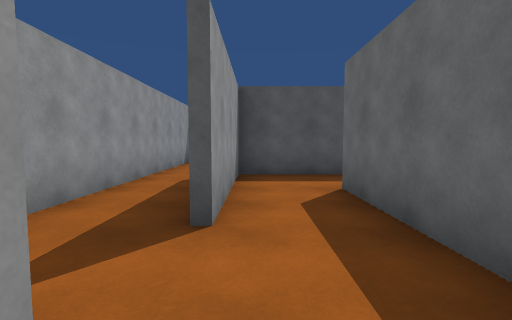
view 1 (above)

20 first-person views from a walk through a scene from a Unity 3-D project. The camera is 1.4 m above the floor, tilts 4° down and sees 85° across. The floor is counted in squares, 1.8 m on a side. Each view is taken from the middle of a square. On the plan, view 1 faces up. The plan holds only what a view shows up to about 10 squares ahead; the rest is blank. The place goes on beyond the plan. The player character is not drawn.

view 2
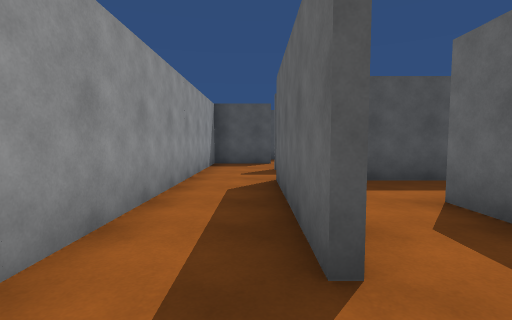

view 3
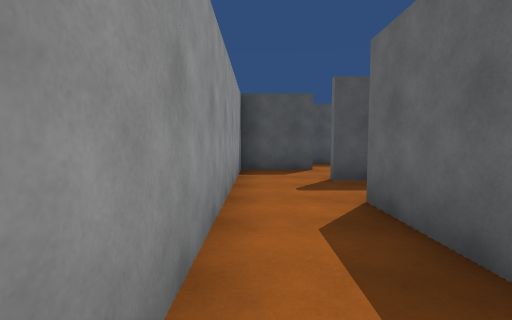

view 4
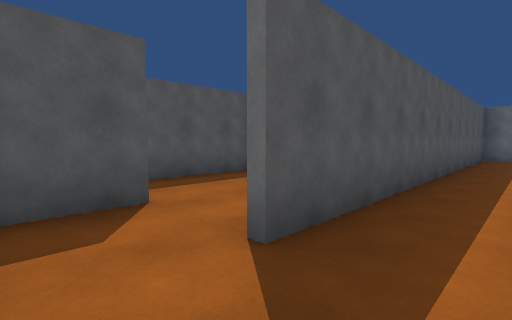

view 5
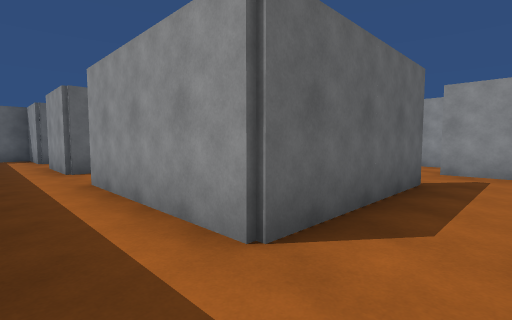

view 6
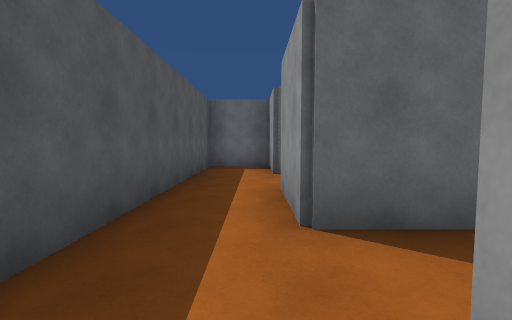

view 7
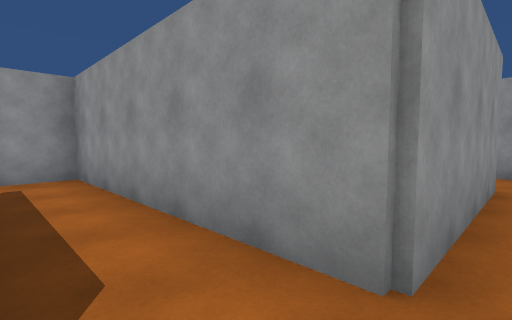

view 8
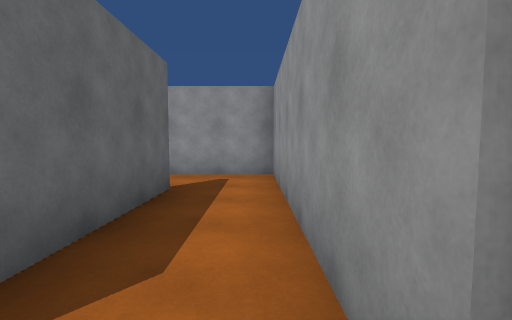

view 9
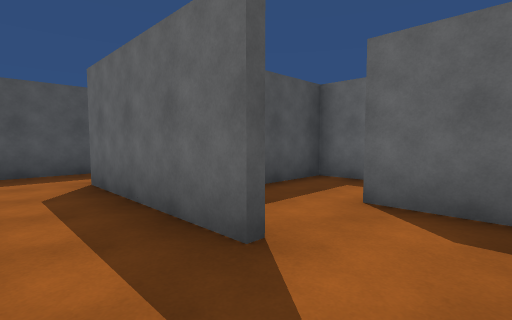

view 10
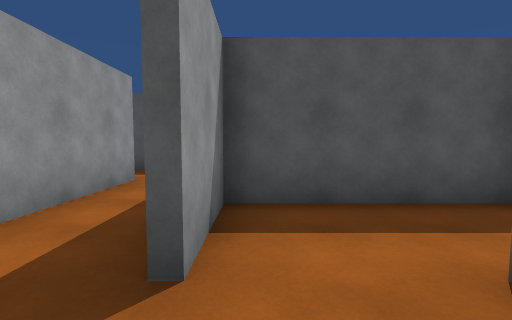

view 11
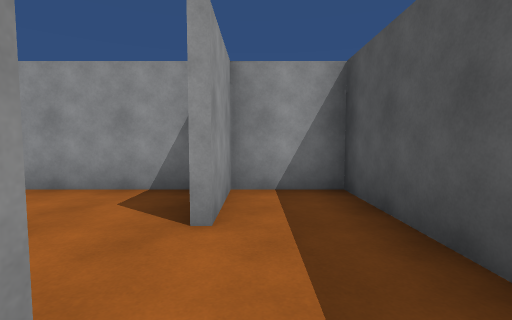

view 12
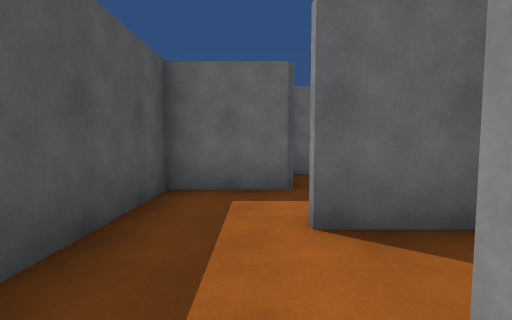

view 13
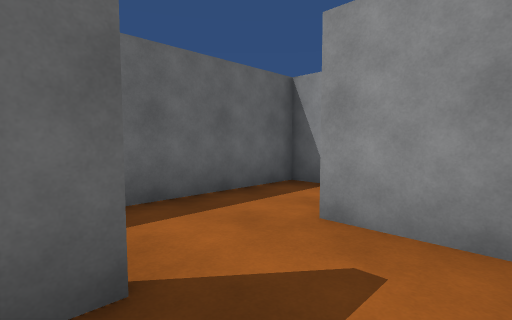

view 14
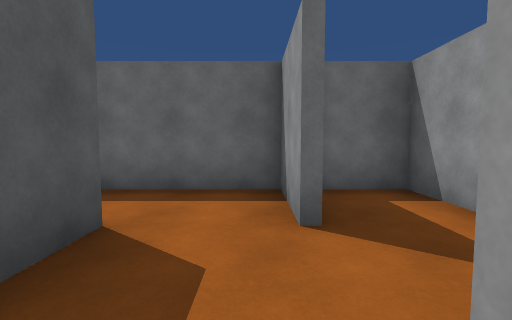

view 15
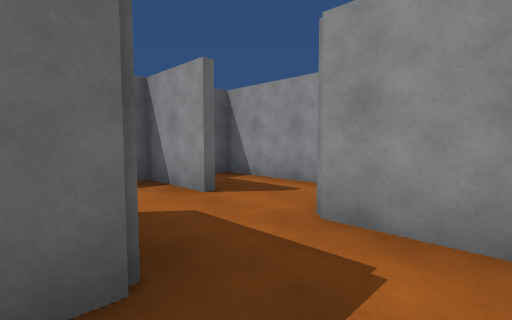

view 16
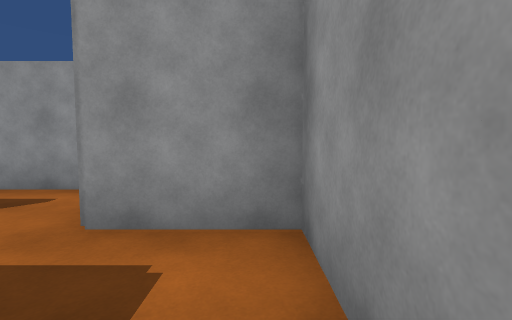

view 17
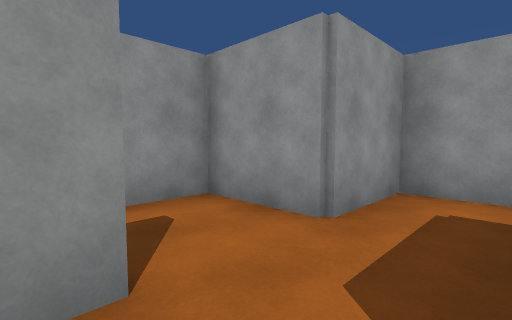

view 18
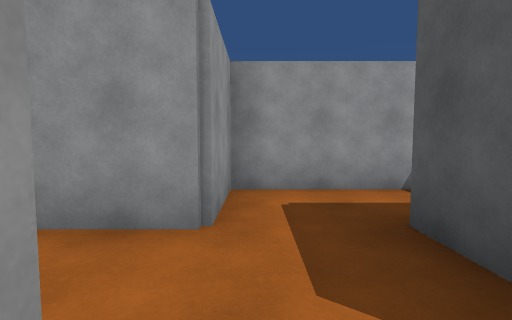

view 19
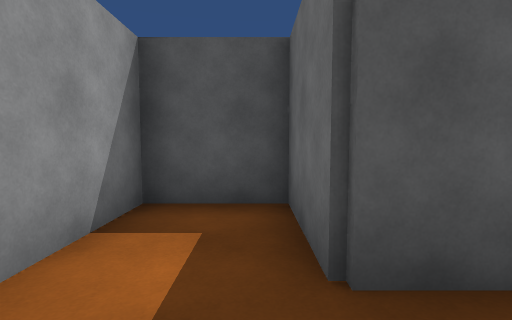

view 20
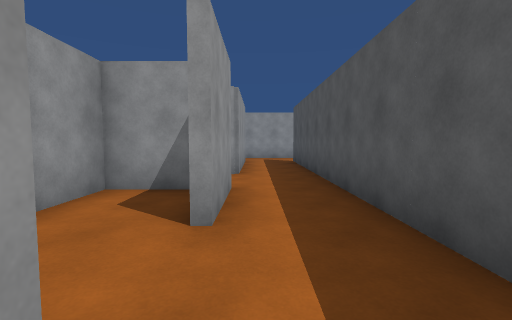

### Floor plan
Ten units are one square. View 1 is at (0, 0); x grows to the right and y downward. Boxes are objects, and circles mark ways between rooms. Rooms are numbered by the first view taken in them; rooms with no view inside come last. Other rooms are left out.
<svg viewBox="-49 -129 168 168">
<path fill="none" stroke="#000" d="M-20 -6 -5 -6M-5 -45 -5 -25M14 4 14 -45M-24 -99 -24 -25M-4 -104 -25 -104M-6 -24 -6 -66 36 -66M35 -84 -5 -84M54 -66 75 -66M94 -66 110 -66M114 -65 114 -84 35 -84M54 -24 54 -66M56 -40 56 -25M74 -10 74 -25M75 -44 55 -44M36 -66 36 -6 60 -6M34 -104 34 -124 15 -124M15 -124 -24 -124 -24 -99M-24 -106 -5 -106M14 -90 14 -105M-26 -4 -26 -25 -44 -25 -44 14 -24 14M-6 14 14 14 14 4M-24 14 -24 34 14 34 14 20M-5 -4 -26 -4M55 -46 71 -46M56 -60 56 -40M14 -64 -5 -64 -5 -45"/>
<circle cx="-10" cy="-20" r="3" fill="#2a7"/>
<circle cx="0" cy="10" r="3" fill="#2a7"/>
<circle cx="0" cy="-35" r="3" fill="#2a7"/>
<circle cx="30" cy="-70" r="3" fill="#2a7"/>
<circle cx="0" cy="-100" r="3" fill="#2a7"/>
<circle cx="40" cy="-70" r="3" fill="#2a7"/>
<circle cx="80" cy="-60" r="3" fill="#2a7"/>
<circle cx="10" cy="-110" r="3" fill="#2a7"/>
<circle cx="-30" cy="10" r="3" fill="#2a7"/>
<text x="0" y="-20">1</text>
<text x="-10" y="-70">2</text>
<text x="70" y="-70">3</text>
<text x="50" y="-20">4</text>
<text x="30" y="-100">5</text>
<text x="0" y="-110">6</text>
<text x="-40" y="0">7</text>
<text x="-10" y="20">8</text>
<text x="70" y="-50">9</text>
<text x="0" y="-50">10</text>
</svg>
Room 1 opens to room 2. Room 1 opens to room 8. Room 1 opens to room 10. Room 2 opens to room 3. Room 2 opens to room 6. Room 3 opens to room 4. Room 3 opens to room 9. Room 5 opens to room 6. Room 7 opens to room 8.

Where each view was taken, in squares from view 1:
view 1: 0 up, 0 right, facing up
view 2: 1 up, 1 left, facing up
view 3: 3 up, 2 left, facing up
view 4: 7 up, 2 left, facing up-right
view 5: 8 up, 2 left, facing down-right
view 6: 7 up, 3 right, facing right
view 7: 7 up, 5 right, facing down-left
view 8: 7 up, 4 right, facing down
view 9: 1 up, 4 right, facing up-right
view 10: 1 up, 6 right, facing up
view 11: 11 up, 2 right, facing left
view 12: 11 up, 1 left, facing right
view 13: 3 up, 2 left, facing down-right
view 14: 1 down, 3 left, facing right
view 15: 1 up, 4 left, facing down-right
view 16: 1 up, 4 left, facing down
view 17: 0 up, 0 right, facing down-left
view 18: 1 down, 0 right, facing left
view 19: 1 down, 3 left, facing up
view 20: 7 up, 10 right, facing left
